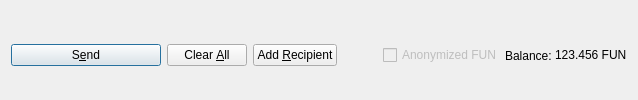
         <widget class="QFrame" name="frame_Send">
          <layout class="QHBoxLayout" name="horizontalLayout">
           <property name="bottomMargin">
            <number>0</number>
           </property>
           <item>
            <widget class="QPushButton" name="sendButton">
             <property name="minimumSize">
              <size>
               <width>150</width>
               <height>0</height>
              </size>
             </property>
             <property name="toolTip">
              <string>Confirm the send action</string>
             </property>
             <property name="text">
              <string>S&amp;end</string>
             </property>
             <property name="icon">
              <iconset resource="../funcoin.qrc">
               <normaloff>:/icons/send</normaloff>:/icons/send</iconset>
             </property>
             <property name="autoDefault">
              <bool>false</bool>
             </property>
             <property name="default">
              <bool>true</bool>
             </property>
            </widget>
           </item>
           <item>
            <widget class="QPushButton" name="clearButton">
             <property name="sizePolicy">
              <sizepolicy hsizetype="Minimum" vsizetype="Fixed">
               <horstretch>0</horstretch>
               <verstretch>0</verstretch>
              </sizepolicy>
             </property>
             <property name="toolTip">
              <string>Clear all fields of the form.</string>
             </property>
             <property name="text">
              <string>Clear &amp;All</string>
             </property>
             <property name="icon">
              <iconset resource="../funcoin.qrc">
               <normaloff>:/icons/remove</normaloff>:/icons/remove</iconset>
             </property>
             <property name="autoDefault">
              <bool>false</bool>
             </property>
            </widget>
           </item>
           <item>
            <widget class="QPushButton" name="addButton">
             <property name="toolTip">
              <string>Send to multiple recipients at once</string>
             </property>
             <property name="text">
              <string>Add &amp;Recipient</string>
             </property>
             <property name="icon">
              <iconset resource="../funcoin.qrc">
               <normaloff>:/icons/add</normaloff>:/icons/add</iconset>
             </property>
             <property name="autoDefault">
              <bool>false</bool>
             </property>
            </widget>
           </item>
           <item>
            <spacer name="horizontalSpacer">
             <property name="orientation">
              <enum>Qt::Horizontal</enum>
             </property>
             <property name="sizeHint" stdset="0">
              <size>
               <width>40</width>
               <height>20</height>
              </size>
             </property>
            </spacer>
           </item>
           <item>
            <layout class="QHBoxLayout" name="horizontalLayout_2">
             <property name="spacing">
              <number>3</number>
             </property>
             <item>
              <widget class="QCheckBox" name="checkzfun">
               <property name="enabled">
                <bool>false</bool>
               </property>
               <property name="text">
                <string>Anonymized FUN</string>
               </property>
              </widget>
             </item>
             <item>
              <widget class="QLabel" name="label">
               <property name="text">
                <string>Balance:</string>
               </property>
              </widget>
             </item>
             <item>
              <widget class="QLabel" name="labelBalance">
               <property name="sizePolicy">
                <sizepolicy hsizetype="Preferred" vsizetype="Fixed">
                 <horstretch>0</horstretch>
                 <verstretch>0</verstretch>
                </sizepolicy>
               </property>
               <property name="cursor">
                <cursorShape>IBeamCursor</cursorShape>
               </property>
               <property name="text">
                <string notr="true">123.456 FUN</string>
               </property>
               <property name="textInteractionFlags">
                <set>Qt::LinksAccessibleByMouse|Qt::TextSelectableByKeyboard|Qt::TextSelectableByMouse</set>
               </property>
              </widget>
             </item>
            </layout>
           </item>
          </layout>
         </widget>
